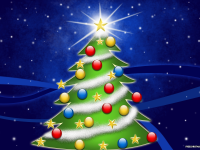
%> input picture 04-Risc_processor/tree.bmp, 200 x 150 px
$ octave --eval "result = ImageConvert('tree.bmp');"   (GNU Octave 9; MATLAB toolbox functions it lacks are replaced by stand-ins)
%> lines starting %> are read from the running program, lines starting %| are printed output that depends on the picture
function [ IMG ] = ImageConvert( filename )
%> called with filename = 'tree.bmp'

    RGB = imread(filename);
%> RGB is the input picture: size 150x200x3 uint8; mean R, G, B 51, 65, 106.6
    R = RGB(:,:,1);
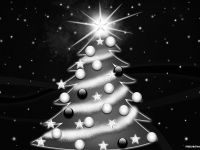
%> R: size 150x200 uint8; min 2, max 254, mean 51
    RED = double(R);
    RED = RED*7/255;
    RED = round(RED);
    RED = dec2bin(RED);
%> RED = 30000 items
    G = RGB(:,:,2);
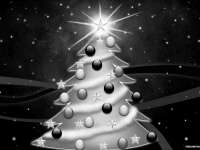
%> G: size 150x200 uint8; min 0, max 254, mean 65
    GREEN = double(G);
    GREEN = GREEN*7/255;
    GREEN = round(GREEN);
    GREEN = dec2bin(GREEN);
%> GREEN = 30000 items
    B = RGB(:,:,3);
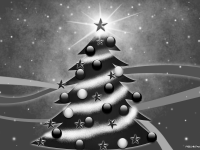
%> B: size 150x200 uint8; min 0, max 254, mean 106.6
    BLUE = double(B);
    BLUE = BLUE*3/255;
    BLUE = round(BLUE);
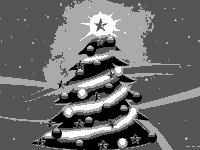
%> BLUE: size 150x200 double; min 0, max 3, mean 1.25; drawn with min black and max white
    BLUE = dec2bin(BLUE);
%> BLUE = 30000 items
    IMG = [RED, GREEN, BLUE];
%> IMG = 30000 items
    IMG = dec2hex(bin2dec(IMG));
    HEX = fopen('DATA_test.mif','w');
    fprintf(HEX, 'WIDTH=16;\r\nDEPTH=16384;\r\nADDRESS_RADIX=HEX;\r\nDATA_RADIX=HEX;\r\n\r\nCONTENT BEGIN\r\n');
    for n = 1:15000
        TH = num2str(IMG(2*n-1,:));
        BH = num2str(IMG(2*n,:));
        fprintf(HEX, '%04X : %2s%2s;\r\n', n , TH , BH);
        n = n + 1;
    end
%> this loop made 15000 passes
%> (TH, BH) on passes 1 to 3: ('01', '01'), ('01', '01'), ('01', '01')
    fprintf(HEX, '[3A99..3fff]  :   0000;\r\nEND\r\n;');
    fprintf(HEX, '-- Produced by: Conners Converter');
    fclose(HEX);
end
